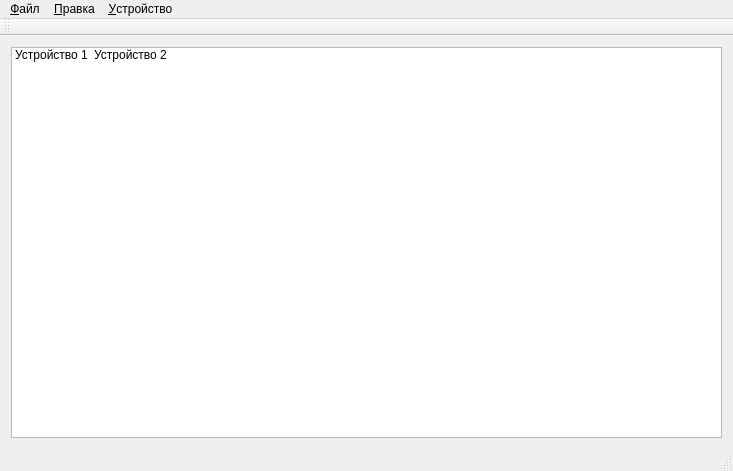
<?xml version="1.0" encoding="UTF-8"?>
<ui version="4.0">
 <class>AdManagerClass</class>
 <widget class="QMainWindow" name="AdManagerClass">
  <property name="geometry">
   <rect>
    <x>0</x>
    <y>0</y>
    <width>733</width>
    <height>471</height>
   </rect>
  </property>
  <property name="windowTitle">
   <string>AdManager</string>
  </property>
  <widget class="QWidget" name="centralWidget">
   <layout class="QVBoxLayout" name="verticalLayout">
    <item>
     <widget class="QListWidget" name="devList">
      <property name="viewMode">
       <enum>QListView::IconMode</enum>
      </property>
      <property name="uniformItemSizes">
       <bool>true</bool>
      </property>
      <property name="batchSize">
       <number>98</number>
      </property>
      <item>
       <property name="text">
        <string>Устройство 1</string>
       </property>
       <property name="icon">
        <iconset resource="AdManager.qrc">
         <normaloff>:/icons_large/icons/large/tablet-lime.png</normaloff>:/icons_large/icons/large/tablet-lime.png</iconset>
       </property>
       <property name="flags">
        <set>ItemIsSelectable|ItemIsEditable|ItemIsDragEnabled|ItemIsUserCheckable|ItemIsEnabled</set>
       </property>
      </item>
      <item>
       <property name="text">
        <string>Устройство 2</string>
       </property>
       <property name="icon">
        <iconset resource="AdManager.qrc">
         <normaloff>:/icons_large/icons/large/tablet-lime.png</normaloff>:/icons_large/icons/large/tablet-lime.png</iconset>
       </property>
       <property name="flags">
        <set>ItemIsSelectable|ItemIsEditable|ItemIsDragEnabled|ItemIsUserCheckable|ItemIsEnabled</set>
       </property>
      </item>
     </widget>
    </item>
   </layout>
  </widget>
  <widget class="QMenuBar" name="menuBar">
   <property name="geometry">
    <rect>
     <x>0</x>
     <y>0</y>
     <width>733</width>
     <height>21</height>
    </rect>
   </property>
   <widget class="QMenu" name="menuFile">
    <property name="title">
     <string>&amp;Файл</string>
    </property>
    <addaction name="actSettings"/>
    <addaction name="separator"/>
    <addaction name="actExit"/>
   </widget>
   <widget class="QMenu" name="menuEdit">
    <property name="title">
     <string>&amp;Правка</string>
    </property>
   </widget>
   <widget class="QMenu" name="menuDevice">
    <property name="title">
     <string>&amp;Устройство</string>
    </property>
    <widget class="QMenu" name="menuPlayList">
     <property name="title">
      <string>&amp;Список воспроизведения</string>
     </property>
     <addaction name="actPlayListManage"/>
     <addaction name="actCustomPlaylist"/>
     <addaction name="separator"/>
    </widget>
    <addaction name="actUpdateAll"/>
    <addaction name="separator"/>
    <addaction name="actDevStart"/>
    <addaction name="actDevStop"/>
    <addaction name="actDevPause"/>
    <addaction name="actDevRestart"/>
    <addaction name="separator"/>
    <addaction name="actDevSettings_2"/>
    <addaction name="separator"/>
    <addaction name="menuPlayList"/>
   </widget>
   <addaction name="menuFile"/>
   <addaction name="menuEdit"/>
   <addaction name="menuDevice"/>
  </widget>
  <widget class="QToolBar" name="mainToolBar">
   <attribute name="toolBarArea">
    <enum>TopToolBarArea</enum>
   </attribute>
   <attribute name="toolBarBreak">
    <bool>false</bool>
   </attribute>
  </widget>
  <widget class="QStatusBar" name="statusBar"/>
  <action name="actExit">
   <property name="text">
    <string>Вы&amp;ход</string>
   </property>
   <property name="statusTip">
    <string>Выход из программы администрирования</string>
   </property>
   <property name="shortcut">
    <string>Ctrl+Q</string>
   </property>
  </action>
  <action name="actUpdateAll">
   <property name="text">
    <string>Обновить список</string>
   </property>
   <property name="shortcut">
    <string>F5</string>
   </property>
  </action>
  <action name="actDevStart">
   <property name="text">
    <string>&amp;Запустить</string>
   </property>
   <property name="statusTip">
    <string>Запустить воспроизведение контента на устройстве</string>
   </property>
  </action>
  <action name="actDevStop">
   <property name="text">
    <string>&amp;Остановить</string>
   </property>
   <property name="statusTip">
    <string>Остановить воспроизведение контента на устройстве</string>
   </property>
  </action>
  <action name="actDevPause">
   <property name="checkable">
    <bool>true</bool>
   </property>
   <property name="text">
    <string>&amp;Пауза</string>
   </property>
  </action>
  <action name="action_5">
   <property name="text">
    <string>-</string>
   </property>
  </action>
  <action name="actDevRestart">
   <property name="text">
    <string>Перезапус&amp;к</string>
   </property>
   <property name="statusTip">
    <string>Начать с начала воспроизведение контента на устройстве</string>
   </property>
  </action>
  <action name="actPlayListManage">
   <property name="text">
    <string>&amp;Управление списками...</string>
   </property>
  </action>
  <action name="actSettings">
   <property name="text">
    <string>Настройки...</string>
   </property>
  </action>
  <action name="actCustomPlaylist">
   <property name="text">
    <string>Изменить...</string>
   </property>
  </action>
  <action name="actDevSettings_2">
   <property name="text">
    <string>&amp;Настройки устройства...</string>
   </property>
   <property name="shortcut">
    <string>Ctrl+Shift+S</string>
   </property>
  </action>
 </widget>
 <layoutdefault spacing="6" margin="11"/>
 <resources>
  <include location="AdManager.qrc"/>
 </resources>
 <connections/>
</ui>
